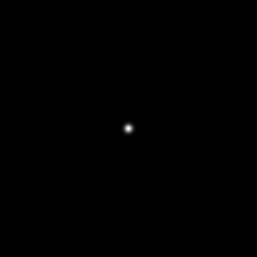
#> input picture datasets/Microtubule/PSF/psf_emLambda525_dxy0.0313_NA1.3.tif, 257 x 257 px
$ jupyter execute psf_visualization.ipynb
#> lines starting #> are read from the running program, lines starting #| are printed output that depends on the picture; after the words box and inside, x2 and y2 are one past the last pixel; in counts of white or black regions, pixels touching at a corner belong together; long printed decimals are rounded
# PSF 可视化与验证

本 notebook 用于可视化和验证 PSF (Point Spread Function) 文件：
- 加载 PSF 文件
- 可视化 2D/3D 分布
- 检查 PSF 质量（归一化、对称性、中心位置）
- 对比真实 PSF 与高斯 PSF

## 1. 导入依赖

[cell 1]
import numpy as np
import matplotlib.pyplot as plt
from mpl_toolkits.mplot3d import Axes3D
from PIL import Image
from pathlib import Path
import os

print("依赖加载完成")

## 2. 工具函数

[cell 2]
def load_image(path):
    """加载图像为 float32 数组"""
    arr = np.array(Image.open(path)).astype(np.float32)
    return arr.mean(axis=2) if arr.ndim == 3 else arr

def percentile_norm(x, pmin=0.1, pmax=99.9, eps=1e-8):
    """百分位归一化"""
    lo = np.percentile(x, pmin)
    hi = np.percentile(x, pmax)
    return np.clip((x - lo) / max(hi - lo, eps), 0.0, 1.0)

def gaussian_psf(size=25, sigma=2.0):
    """生成高斯 PSF"""
    if size % 2 == 0:
        size += 1
    r = size // 2
    y, x = np.mgrid[-r:r + 1, -r:r + 1]
    psf = np.exp(-(x ** 2 / (2 * sigma ** 2) + y ** 2 / (2 * sigma ** 2)))
    psf = psf.astype(np.float32)
    psf /= np.maximum(psf.sum(), 1e-8)  # ✓ 正确归一化
    return psf

def load_psf_from_file(psf_path, size=25):
    """从文件加载真实 PSF，裁剪中心区域"""
    psf = load_image(psf_path)
    # psf = percentile_norm(psf)  # ❌ 不要用！会截断 PSF

    h, w = psf.shape
#> h = 257; w = 257
    center_y, center_x = h // 2, w // 2
#> center_y = 128; center_x = 128
    half = size // 2

    top = max(0, center_y - half)
#> top = 116
    bottom = min(h, center_y + half + 1)
#> bottom = 141
    left = max(0, center_x - half)
#> left = 116
    right = min(w, center_x + half + 1)
#> right = 141

    psf = psf[top:bottom, left:right]
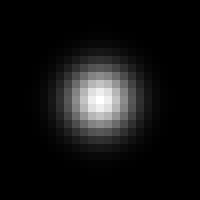
#> psf: shape (25, 25) float32 (shown 8 times larger); min 0, max 65535, mean 4943.9; drawn with min black and max white

    if psf.shape[0] < size or psf.shape[1] < size:
        pad_h = size - psf.shape[0]
        pad_w = size - psf.shape[1]
        psf = np.pad(psf, ((0, pad_h), (0, pad_w)), mode='constant')

    psf /= np.maximum(psf.sum(), 1e-8)  # ✓ 正确归一化
#| 真实 PSF 形状：(25, 25)
    return psf

def check_psf_quality(psf):
    """检查 PSF 质量"""
    print("=" * 50)
    print("PSF 质量检查")
    print("=" * 50)
    print(f"形状：{psf.shape}")
#| 形状：(25, 25)
    print(f"总和：{psf.sum():.6f} (应该≈1.0)")
#| 总和：1.000 (应该≈1.0)
    print(f"最大值：{psf.max():.6f}")
#| 最大值：0.02121
    print(f"最大值位置：{np.unravel_index(np.argmax(psf), psf.shape)}")
#| 最大值位置：(12, 12)
    print(f"最小值：{psf.min():.6f}")
#| 最小值：0
    print(f"均值：{psf.mean():.6f}")
#| 均值：0.0016
    print(f"标准差：{psf.std():.6f}")
#| 标准差：0.003796

    # 检查对称性
    center_y, center_x = psf.shape[0] // 2, psf.shape[1] // 2
#> center_y = 12; center_x = 12

    # 左右对称性
    left = psf[:, :center_x]
    right = psf[:, -center_x:][:, ::-1]
    sym_lr = np.corrcoef(left.flatten(), right.flatten())[0, 1]
#> sym_lr = 1

    # 上下对称性
    top = psf[:center_y, :]
    bottom = psf[-center_y:, :][::-1, :]
    sym_ud = np.corrcoef(top.flatten(), bottom.flatten())[0, 1]
#> sym_ud = 1

    print(f"\n对称性检查:")
    print(f"左右对称相关系数：{sym_lr:.4f} (越接近 1 越好)")
#| 左右对称相关系数：1.0000 (越接近 1 越好)
    print(f"上下对称相关系数：{sym_ud:.4f} (越接近 1 越好)")
#| 上下对称相关系数：1.0000 (越接近 1 越好)

    # 检查能量集中度
    sorted_vals = np.sort(psf.flatten())[::-1]
#> sorted_vals = 625 values, max 0.0212 at index 0, min 0 at index 533, mean 0.0016
    cumsum = np.cumsum(sorted_vals)
#> cumsum = 625 values from 0.0212 to 1
    energy_50 = np.where(cumsum >= 0.5)[0][0] + 1
#> energy_50 = 33
    energy_90 = np.where(cumsum >= 0.9)[0][0] + 1
#> energy_90 = 109
    print(f"\n能量集中度:")
    print(f"50% 能量像素数：{energy_50}")
#| 50% 能量像素数：33
    print(f"90% 能量像素数：{energy_90}")
#| 90% 能量像素数：109

    quality_score = (sym_lr + sym_ud) / 2 * 100
#> quality_score = 100
    print(f"\n{'✓' if psf.sum() > 0.99 and psf.sum() < 1.01 else '✗'} PSF 已正确归一化")
#| ✓ PSF 已正确归一化
    print(f"{'✓' if sym_lr > 0.9 and sym_ud > 0.9 else '⚠'} 对称性：{'好' if quality_score > 90 else '一般'}")
#| ✓ 对称性：好
    print("=" * 50)

    return {
        'sum': psf.sum(),
        'sym_lr': sym_lr,
        'sym_ud': sym_ud,
        'quality_score': quality_score
    }

## 3. 配置 PSF 路径

[cell 3]
# PSF 文件路径
PSF_PATH = "datasets/Microtubule/PSF/psf_emLambda525_dxy0.0313_NA1.3.tif"

# 裁剪尺寸
PSF_SIZE = 25

# 高斯 PSF 参数（用于对比）
GAUSSIAN_SIGMA = 2.75

print(f"PSF 路径：{PSF_PATH}")
print(f"PSF 尺寸：{PSF_SIZE}x{PSF_SIZE}")
print(f"高斯σ: {GAUSSIAN_SIGMA}")

# 检查文件是否存在
if not os.path.exists(PSF_PATH):
    print(f"\n⚠ 警告：PSF 文件不存在：{PSF_PATH}")
    print("请确认路径是否正确")
else:
    print(f"\n✓ PSF 文件存在")

## 4. 加载 PSF

[cell 4]
# 加载真实 PSF
print("加载真实 PSF...")
psf_real = load_psf_from_file(PSF_PATH, PSF_SIZE)

# 生成高斯 PSF（用于对比）
print(f"生成高斯 PSF (σ={GAUSSIAN_SIGMA})...")
psf_gaussian = gaussian_psf(PSF_SIZE, GAUSSIAN_SIGMA)

print(f"\n真实 PSF 形状：{psf_real.shape}")
print(f"高斯 PSF 形状：{psf_gaussian.shape}")

## 5. PSF 质量检查

[cell 5]
# 检查真实 PSF 质量
print("\n=== 真实 PSF 质量检查 ===")
quality_real = check_psf_quality(psf_real)
#> quality_real = {'sum': 1, 'sym_lr': 1, 'sym_ud': 1, 'quality_score': 100}

# 检查高斯 PSF 质量
print("\n=== 高斯 PSF 质量检查 ===")
quality_gaussian = check_psf_quality(psf_gaussian)

## 6. 2D 可视化

[cell 6]
plt.figure(figsize=(14, 6))

# 真实 PSF
plt.subplot(1, 3, 1)
im1 = plt.imshow(psf_real, cmap='hot', interpolation='none')
plt.colorbar(im1, shrink=0.8)
plt.title(f"Real PSF\nSum={psf_real.sum():.4f}, Max={psf_real.max():.4f}")
plt.axis('off')

# 高斯 PSF
plt.subplot(1, 3, 2)
im2 = plt.imshow(psf_gaussian, cmap='hot', interpolation='none')
plt.colorbar(im2, shrink=0.8)
plt.title(f"Gaussian PSF (σ={GAUSSIAN_SIGMA})\nSum={psf_gaussian.sum():.4f}, Max={psf_gaussian.max():.4f}")
plt.axis('off')

# 差异图
diff = psf_real - psf_gaussian
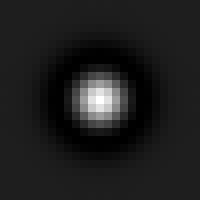
#> diff: shape (25, 25) float32 (shown 8 times larger); min -2.2e-05, max 0.000164, mean 9.29e-11; drawn with min black and max white
plt.subplot(1, 3, 3)
im3 = plt.imshow(diff, cmap='RdBu', interpolation='none')
plt.colorbar(im3, shrink=0.8)
plt.title(f"Difference (Real - Gaussian)\nRMSE={np.sqrt(np.mean(diff**2)):.4f}")
plt.axis('off')

plt.tight_layout()
os.makedirs("output", exist_ok=True)
plt.savefig("output/psf_2d_comparison.png", dpi=150, bbox_inches='tight')
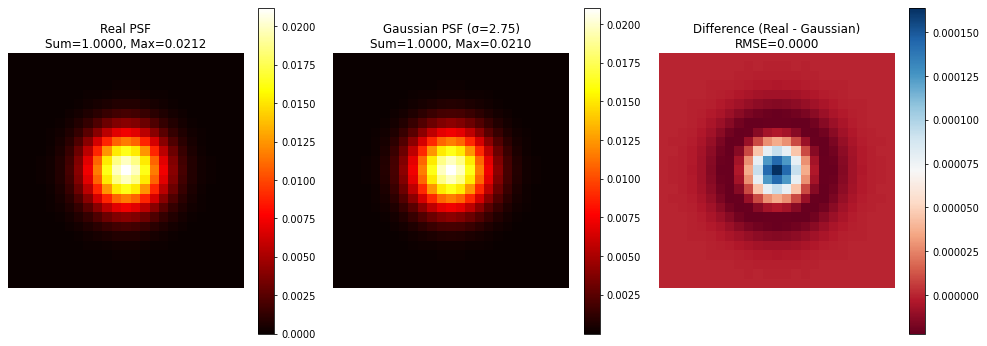
#> figure drawn by matplotlib, 6 panels
plt.show()

## 7. 3D 表面图

[cell 7]
from matplotlib import cm
from matplotlib.ticker import LinearLocator

fig = plt.figure(figsize=(16, 6))

# 真实 PSF 3D
ax1 = fig.add_subplot(1, 2, 1, projection='3d')
X, Y = np.meshgrid(np.arange(PSF_SIZE), np.arange(PSF_SIZE))
surf1 = ax1.plot_surface(X, Y, psf_real, cmap=cm.viridis,
                         linewidth=0, antialiased=True, alpha=0.9)
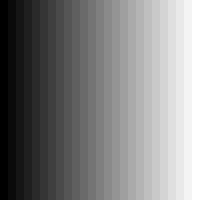
#> X: shape (25, 25) int64 (shown 8 times larger); min 0, max 24, mean 12; drawn with min black and max white
ax1.set_title(f"Real PSF 3D\nSum={psf_real.sum():.4f}")
ax1.set_xlabel('X')
ax1.set_ylabel('Y')
ax1.set_zlabel('Intensity')
fig.colorbar(surf1, ax=ax1, shrink=0.5, aspect=5)

# 高斯 PSF 3D
ax2 = fig.add_subplot(1, 2, 2, projection='3d')
surf2 = ax2.plot_surface(X, Y, psf_gaussian, cmap=cm.viridis,
                         linewidth=0, antialiased=True, alpha=0.9)
ax2.set_title(f"Gaussian PSF 3D (σ={GAUSSIAN_SIGMA})\nSum={psf_gaussian.sum():.4f}")
ax2.set_xlabel('X')
ax2.set_ylabel('Y')
ax2.set_zlabel('Intensity')
fig.colorbar(surf2, ax=ax2, shrink=0.5, aspect=5)

plt.tight_layout()
plt.savefig("output/psf_3d_comparison.png", dpi=150, bbox_inches='tight')
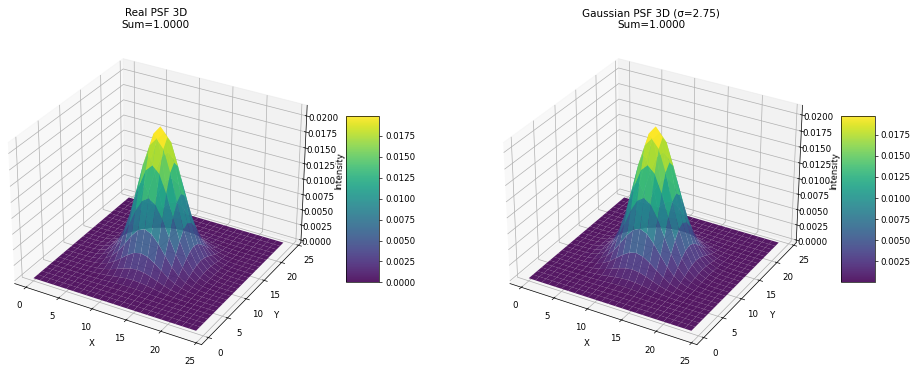
#> figure drawn by matplotlib, 4 panels
plt.show()

## 8. 剖面线分析

[cell 8]
fig, axes = plt.subplots(2, 2, figsize=(14, 10))

center = PSF_SIZE // 2

# 水平剖面线
ax = axes[0, 0]
ax.plot(psf_real[center, :], 'b-', linewidth=2, label='Real PSF')
ax.plot(psf_gaussian[center, :], 'r--', linewidth=2, label=f'Gaussian (σ={GAUSSIAN_SIGMA})')
ax.set_xlabel('X Position')
ax.set_ylabel('Intensity')
ax.set_title(f'Horizontal Profile (Y={center})')
ax.legend()
ax.grid(True, alpha=0.3)

# 垂直剖面线
ax = axes[0, 1]
ax.plot(psf_real[:, center], 'b-', linewidth=2, label='Real PSF')
ax.plot(psf_gaussian[:, center], 'r--', linewidth=2, label=f'Gaussian (σ={GAUSSIAN_SIGMA})')
ax.set_xlabel('Y Position')
ax.set_ylabel('Intensity')
ax.set_title(f'Vertical Profile (X={center})')
ax.legend()
ax.grid(True, alpha=0.3)

# 真实 PSF 对角线剖面
ax = axes[1, 0]
diag_real = np.diag(psf_real)
#> diag_real = 25 values, max 0.0212 at index 12, min 0 at index 0, mean 0.00412
ax.plot(diag_real, 'b-', linewidth=2, label='Real PSF')
ax.set_xlabel('Diagonal Position')
ax.set_ylabel('Intensity')
ax.set_title('Real PSF Diagonal Profile')
ax.legend()
ax.grid(True, alpha=0.3)

# 高斯 PSF 对数剖面（检查高斯特性）
ax = axes[1, 1]
center_line = psf_gaussian[center, :]
log_intensities = np.log(center_line + 1e-10)
x_vals = np.arange(PSF_SIZE) - center
ax.plot(x_vals**2, log_intensities, 'ro-', markersize=3)
ax.set_xlabel('x²')
ax.set_ylabel('log(Intensity)')
ax.set_title('Gaussian PSF: log(I) vs x² (should be linear)')
ax.grid(True, alpha=0.3)

# 线性拟合
from scipy import stats
valid_idx = log_intensities > -10  # 忽略太小的值
slope, intercept, r_value, p_value, std_err = stats.linregress(
    x_vals[valid_idx]**2, log_intensities[valid_idx]
)
ax.plot(x_vals**2, slope * x_vals**2 + intercept, 'k--',
        label=f'Fit: R²={r_value**2:.4f}')
ax.legend()

plt.tight_layout()
plt.savefig("output/psf_profiles.png", dpi=150, bbox_inches='tight')
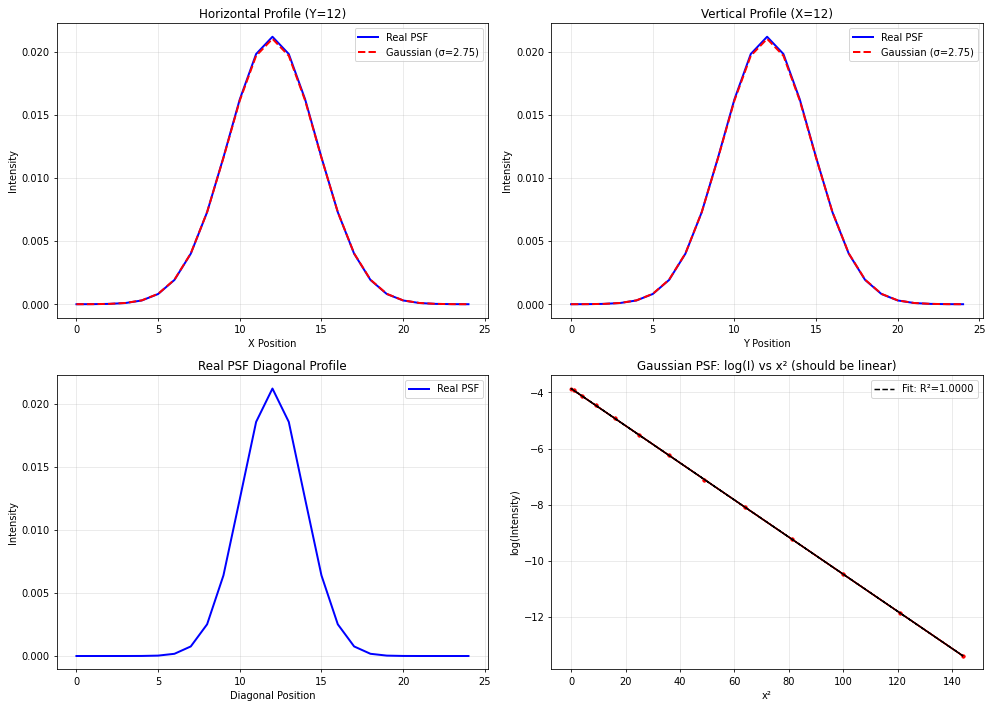
#> figure drawn by matplotlib, 4 panels; panel 1: curve peaks at x = 12, y = 0.0212; panel 1: curve peaks at x = 12, y = 0.021; panel 2: curve peaks at x = 12, y = 0.0212; panel 2: curve peaks at x = 12, y = 0.021
plt.show()

print(f"\n高斯拟合结果:")
print(f"斜率：{slope:.6f}")
print(f"R²: {r_value**2:.4f} (越接近 1 越符合高斯分布)")
estimated_sigma = np.sqrt(-1 / (2 * slope))
print(f"估计的σ: {estimated_sigma:.2f}")

## 9. 频域分析 (OTF)

[cell 9]
# 计算光学传递函数 (OTF = PSF 的傅里叶变换)
otf_real = np.fft.fftshift(np.fft.fft2(psf_real))
otf_gaussian = np.fft.fftshift(np.fft.fft2(psf_gaussian))

mtf_real = np.abs(otf_real)  # 调制传递函数
mtf_gaussian = np.abs(otf_gaussian)

fig, axes = plt.subplots(1, 3, figsize=(16, 5))

# 真实 PSF 的 MTF
ax = axes[0]
im1 = ax.imshow(np.log10(mtf_real + 1e-10), cmap='viridis')
plt.colorbar(im1, ax=ax)
ax.set_title(f'Real PSF - MTF (log scale)')
ax.axis('off')

# 高斯 PSF 的 MTF
ax = axes[1]
im2 = ax.imshow(np.log10(mtf_gaussian + 1e-10), cmap='viridis')
plt.colorbar(im2, ax=ax)
ax.set_title(f'Gaussian PSF - MTF (log scale)')
ax.axis('off')

# MTF 对比（中心剖面）
ax = axes[2]
center = PSF_SIZE // 2
ax.plot(mtf_real[center, :], 'b-', linewidth=2, label='Real PSF')
ax.plot(mtf_gaussian[center, :], 'r--', linewidth=2, label='Gaussian PSF')
ax.set_xlabel('Frequency')
ax.set_ylabel('MTF Magnitude')
ax.set_title('MTF Comparison (Horizontal Profile)')
ax.legend()
ax.grid(True, alpha=0.3)

plt.tight_layout()
plt.savefig("output/psf_otf_analysis.png", dpi=150, bbox_inches='tight')
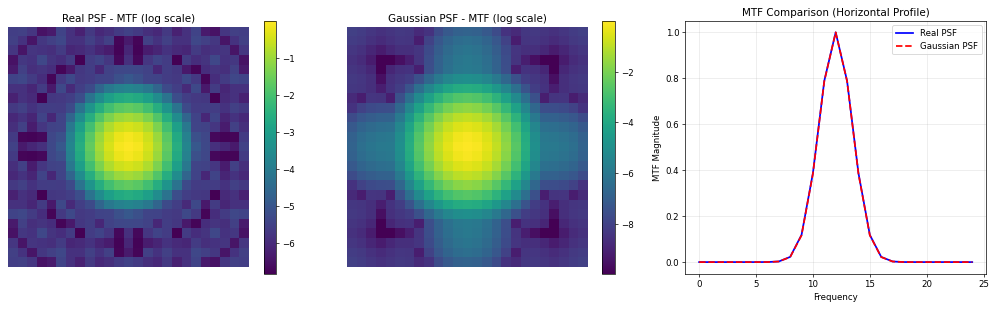
#> figure drawn by matplotlib, 5 panels; panel 3: curve peaks at x = 12, y = 1; panel 3: curve peaks at x = 12, y = 1
plt.show()

print(f"\nMTF 分析:")
print(f"真实 PSF 的 MTF 最大值：{mtf_real.max():.4f}")
#| 真实 PSF 的 MTF 最大值：1.0000
print(f"高斯 PSF 的 MTF 最大值：{mtf_gaussian.max():.4f}")

## 10. PSF 在反卷积中的效果演示

[cell 10]
# 创建一个简单的测试图像（点源）
test_img = np.zeros((64, 64))
test_img[32, 32] = 1.0  # 中心点

# 用 PSF 卷积
from scipy import signal

convolved_real = signal.convolve2d(test_img, psf_real, mode='same')
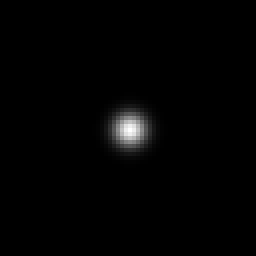
#> convolved_real: shape (64, 64) float64 (shown 4 times larger); min 0, max 0.0212, mean 0.000244; drawn with min black and max white
#> test_img: shape (64, 64) float64; values 0 (black) and 1 (white), 0.02% white in thin lines or dots, all inside (x1, y1, x2, y2) = (32, 32, 33, 33)
convolved_gaussian = signal.convolve2d(test_img, psf_gaussian, mode='same')

fig, axes = plt.subplots(1, 4, figsize=(18, 4))

# 原始点源
ax = axes[0]
ax.imshow(test_img, cmap='gray')
ax.set_title('Original Point Source')
ax.axis('off')

# 真实 PSF 卷积
ax = axes[1]
im1 = ax.imshow(convolved_real, cmap='hot')
plt.colorbar(im1, ax=ax, shrink=0.8)
ax.set_title(f'Convolved with Real PSF')
ax.axis('off')

# 高斯 PSF 卷积
ax = axes[2]
im2 = ax.imshow(convolved_gaussian, cmap='hot')
plt.colorbar(im2, ax=ax, shrink=0.8)
ax.set_title(f'Convolved with Gaussian PSF')
ax.axis('off')

# 差异
ax = axes[3]
diff_conv = convolved_real - convolved_gaussian
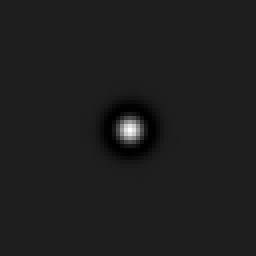
#> diff_conv: shape (64, 64) float64 (shown 4 times larger); min -2.2e-05, max 0.000164, mean 1.41e-11; drawn with min black and max white
im3 = ax.imshow(diff_conv, cmap='RdBu')
plt.colorbar(im3, ax=ax, shrink=0.8)
ax.set_title(f'Difference\nRMSE={np.sqrt(np.mean(diff_conv**2)):.4f}')
ax.axis('off')

plt.tight_layout()
plt.savefig("output/psf_convolution_demo.png", dpi=150, bbox_inches='tight')
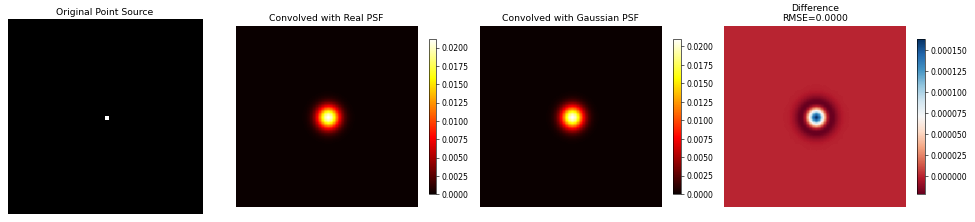
#> figure drawn by matplotlib, 7 panels
plt.show()

print(f"\n点源扩散分析:")
print(f"真实 PSF 卷积后 FWHM: {np.sum(convolved_real > convolved_real.max()/2):.1f} 像素")
#| 真实 PSF 卷积后 FWHM: 37.0 像素
print(f"高斯 PSF 卷积后 FWHM: {np.sum(convolved_gaussian > convolved_gaussian.max()/2):.1f} 像素")
#| 高斯 PSF 卷积后 FWHM: 37.0 像素

## 11. 总结报告

[cell 11]
print("\n" + "=" * 60)
print("PSF 可视化与验证 - 总结报告")
print("=" * 60)

print(f"\n【基本信息】")
print(f"PSF 文件：{PSF_PATH}")
print(f"PSF 尺寸：{PSF_SIZE}x{PSF_SIZE}")
print(f"归一化总和：{psf_real.sum():.6f}")
#| 归一化总和：1.000

print(f"\n【质量指标】")
print(f"左右对称性：{quality_real['sym_lr']:.4f}")
#| 左右对称性：1.0000
print(f"上下对称性：{quality_real['sym_ud']:.4f}")
#| 上下对称性：1.0000
print(f"整体质量评分：{quality_real['quality_score']:.1f}/100")
#| 整体质量评分：100.0/100

print(f"\n【与高斯 PSF 对比】")
print(f"RMSE 差异：{np.sqrt(np.mean((psf_real - psf_gaussian)**2)):.4f}")
#| RMSE 差异：0.0000
print(f"相关系数：{np.corrcoef(psf_real.flatten(), psf_gaussian.flatten())[0,1]:.4f}")
#| 相关系数：1.0000

print(f"\n【建议】")
if quality_real['sum'] > 0.99 and quality_real['sum'] < 1.01:
    print("✓ PSF 已正确归一化，可以直接使用")
else:
    print("⚠ PSF 归一化可能有问题，请检查")

if quality_real['sym_lr'] > 0.9 and quality_real['sym_ud'] > 0.9:
    print("✓ PSF 对称性良好")
else:
    print("⚠ PSF 对称性一般，可能是真实光学系统的像差")

if np.sqrt(np.mean((psf_real - psf_gaussian)**2)) < 0.02:
    print("✓ 真实 PSF 接近高斯分布，可以使用高斯近似")
else:
    print("⚠ 真实 PSF 与高斯分布差异较大，建议使用真实 PSF")

print(f"\n【输出文件】")
print(f"- output/psf_2d_comparison.png (2D 对比)")
print(f"- output/psf_3d_comparison.png (3D 表面图)")
print(f"- output/psf_profiles.png (剖面线分析)")
print(f"- output/psf_otf_analysis.png (频域分析)")
print(f"- output/psf_convolution_demo.png (卷积效果演示)")

print("\n" + "=" * 60)
